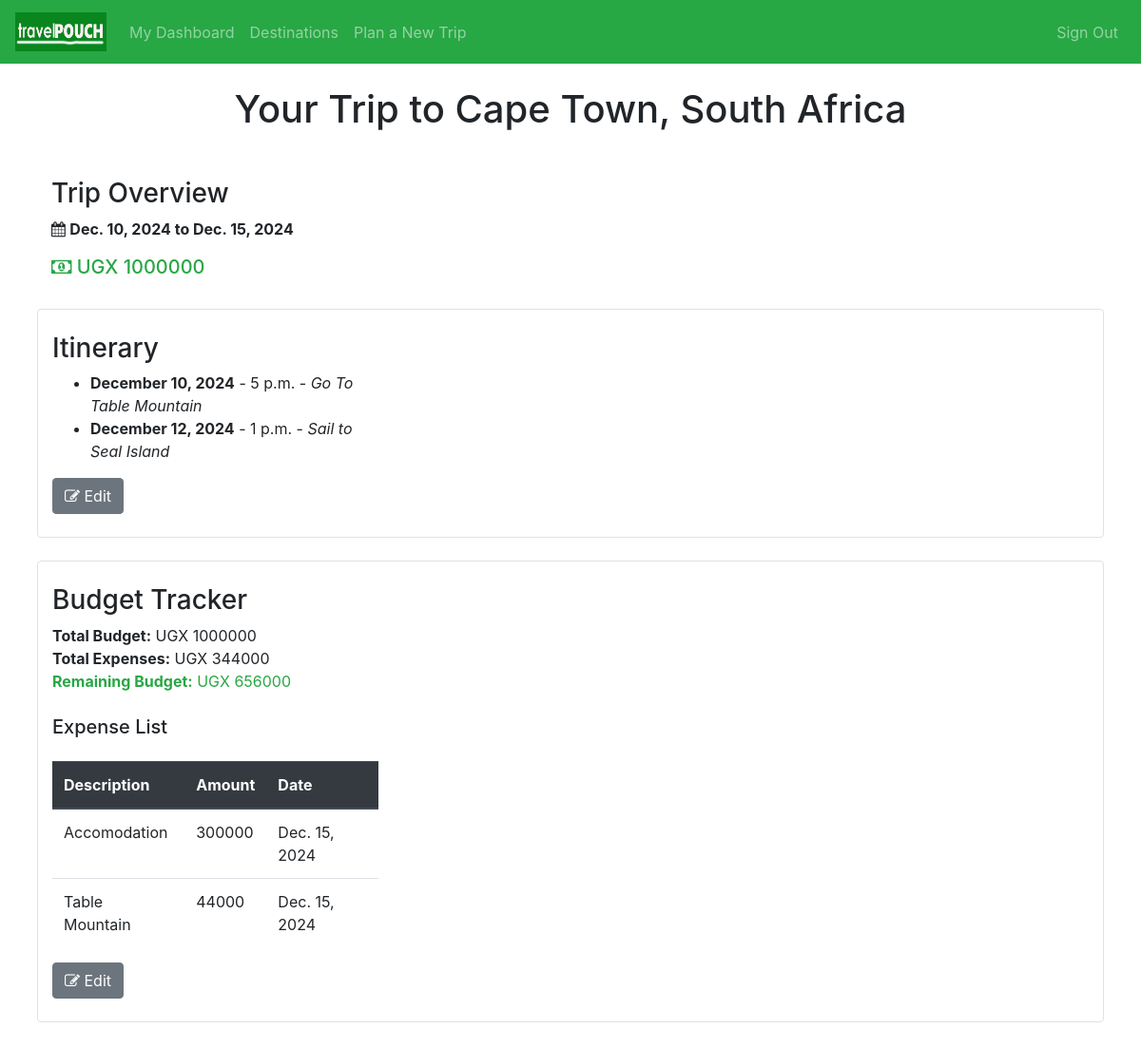
Screenshot of /trip/1 (signed in) with the database file from the repository.
### travel/models.py (models this page shows, shortened)
class Trip(models.Model):
    user = models.ForeignKey(User, on_delete=models.CASCADE)
    destination = models.ForeignKey(Destination, on_delete=models.CASCADE)
    start_date = models.DateField()
    end_date = models.DateField()
    budget = models.DecimalField(max_digits=10, decimal_places=0)
    def total_expenses(self):
        return sum(expense.amount for expense in self.expense_set.all())
    def remaining_budget(self):
        return self.budget - self.total_expenses()

class Destination(models.Model):
    REGION_CHOICES = (
        ("AFR", "Africa"),
        ("ASIME", "Asia and Middle East"),
        ("EUR", "Europe"),
        ("OCE", "Oceania"),
        ("NAC", "North and Central America & Caribbean"),
        ("SOA", "South America")
    )
    name = models.CharField(max_length=255)
    description = models.TextField(blank=True)  # Optional description
    location = models.CharField(max_length=255, blank=True)  # General location (e.g., city, country)
    latitude = models.FloatField(blank=True, null=True)  # Used if the destination has a specific point on the map
    longitude = models.FloatField(blank=True, null=True)
    type = models.CharField(max_length=50, choices=[('city', 'City'), ('landmark', 'Landmark'), ('island', 'Island'), ('province', 'Province'), ('country', 'Country')], default='city')
    destination_image = models.ImageField(upload_to='destination_images/', blank=True, null=True)
    region = models.CharField(max_length=5, choices=REGION_CHOICES, default="AFR")
    image_attribution = models.CharField(max_length=255, blank=True, null=True) # Image source (Important to give credit)
    def __str__(self):
        return f"{self.name}, {self.location}"
    class Meta:
        ordering = ['region', 'name']

class Activity(models.Model):
    trip = models.ForeignKey(Trip, on_delete=models.CASCADE)
    name = models.CharField(max_length=255)
    description = models.TextField(blank=True) # Optional description
    date = models.DateField()
    time = models.TimeField()

class Expense(models.Model):
    trip = models.ForeignKey(Trip, on_delete=models.CASCADE)
    description = models.CharField(max_length=255)
    amount = models.DecimalField(max_digits=10, decimal_places=0)
    date = models.DateField()

### travel/views.py (the view)
# urls.py: path("trip/<int:trip_id>", views.trip, name="trip"),
@login_required
def trip(request, trip_id):
    trip = Trip.objects.get(pk=trip_id)
    activities = Activity.objects.filter(trip=trip).order_by("date", "time")
    expenses = Expense.objects.filter(trip=trip)
    total_expenses = trip.total_expenses()
    remaining_budget = trip.remaining_budget()
    return render(request, 'travel/trip.html', {
        'trip': trip,
        'activities': activities,
        'expenses': expenses,
        'total_expenses': total_expenses,
        'remaining_budget': remaining_budget
    })

### travel/templates/travel/trip.html (shortened to what this page needs)
{% extends "travel/layout.html" %}
{% load static %}
{% block body %}
    <h1 class="my-4 text-center title">Your Trip to {{ trip.destination}}</h1>
    <div class="container p-4 my-4">
        <div class="row">
            <div class="col-lg-4">
                <h3>Trip Overview</h3>
                <p title="Start and end dates of your trip"><i class="fa fa-calendar" aria-hidden="true"></i> <strong>{{ trip.start_date }} to {{ trip.end_date }}</strong></p>
                <h5 class="text-success" title="Trip budget"><i class="fa fa-money" aria-hidden="true"></i> UGX {{ trip.budget }}</h5>
            </div>
        </div>
       <div class="row py-4 mt-4 border rounded">
            <div class="col-lg-4">
                <h3>Itinerary</h3>
               {% if activities %}
                    <ul>
                        {% for activity in activities %}
                            <li><strong>{{ activity.date|date:"F j, Y" }}</strong> - {{ activity.time }} - <i>{{ activity.name }}</i></li>
                        {% endfor %}
                    </ul>
                    <a href="{% url 'edititinerary' trip.id %}" class="btn btn-secondary"><i class="fa fa-pencil-square-o" aria-hidden="true"></i> Edit</a>
                {% else %}
                    <p>No activities found, yet! Click <a href="{% url 'createitinerary' trip.id %}">here</a> to create an itinerary.</p>
                {% endif %}
            </div>
        </div>
        <div class="row py-4 mt-4 border rounded">
            <div class="col-lg-4">
                <h3>Budget Tracker</h3>
                <span><strong>Total Budget:</strong> UGX {{ trip.budget }}</span>
                <span><strong>Total Expenses:</strong> UGX {{ total_expenses }}</span>
                <span class="text-success"><strong>Remaining Budget:</strong> UGX {{ remaining_budget }}</span>
                <h5 class="my-4">Expense List</h5>
                <table class="table">
                    <thead class="thead-dark">
                        <tr>
                            <th>Description</th>
                            <th>Amount</th>
                            <th>Date</th>
                        </tr>
                    <thead>
                    <tbody>
                        {% for expense in expenses %}
                        <tr>
                            <td>{{ expense.description }}</td>
                            <td>{{ expense.amount }}</td>
                            <td>{{ expense.date }}</td>
                        </tr>
                        {% empty %}
                        <tr>
                            <td colspan="3" class="text-center">No expenses added yet</td>
                        </tr>
                        {% endfor %}
                    </tbody>
                </table>
                <a href="{% url 'editbudget' trip.id %}" class="btn btn-secondary"><i class="fa fa-pencil-square-o" aria-hidden="true"></i> Edit</a>
            </div>
        </div>
    </div>
{% endblock %}

### rows the page displays
Trip: destination "Cape Town, South Africa", start_date "Dec. 10, 2024", end_date "Dec. 15, 2024", budget "1000000"
Activity: date "December 10, 2024", time "5 p.m.", name "Go To Table Mountain"
Activity: date "December 12, 2024", time "1 p.m.", name "Sail to Seal Island"
Expense: description "Accomodation", amount "300000", date "Dec. 15, 2024"
Expense: description "Table Mountain", amount "44000", date "Dec. 15, 2024"

### other values shown
{{ total_expenses }} "344000"
{{ remaining_budget }} "656000"
